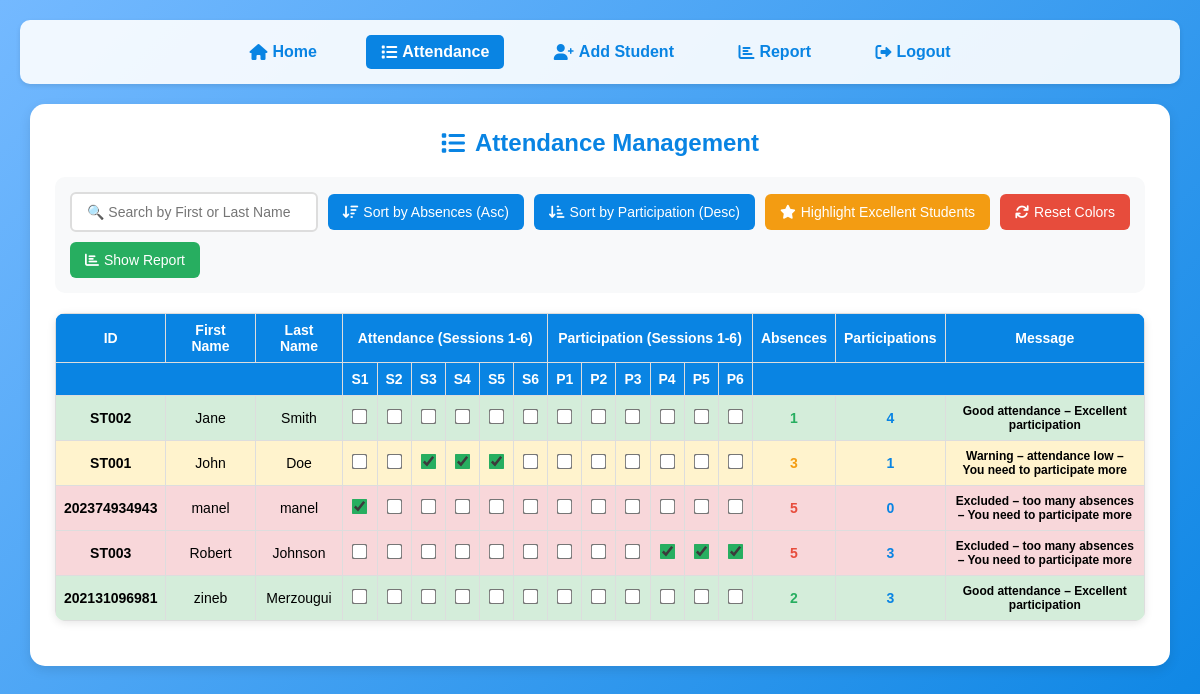
Screenshot of /attendance.php with the database file from the repository.
### tables this page shows
CREATE TABLE `students` (
  `id` int(11) NOT NULL,
  `matricule` varchar(20) NOT NULL,
  `firstname` varchar(50) NOT NULL,
  `lastname` varchar(50) NOT NULL,
  `course` varchar(100) NOT NULL,
  `email` varchar(100) DEFAULT NULL,
  `phone` varchar(20) DEFAULT NULL,
  `created_at` timestamp NOT NULL DEFAULT current_timestamp(),
  `status` enum('active','inactive') DEFAULT 'active'
);

### attendance.php (the view, shortened to what this page needs)
<?php
include 'config.php';
try {
    $students = $db->query("
        SELECT s.*,
               GROUP_CONCAT(CASE WHEN ar.session_id = 1 THEN ar.status ELSE NULL END) as a1,
               GROUP_CONCAT(CASE WHEN ar.session_id = 2 THEN ar.status ELSE NULL END) as a2,
               GROUP_CONCAT(CASE WHEN ar.session_id = 3 THEN ar.status ELSE NULL END) as a3,
               GROUP_CONCAT(CASE WHEN ar.session_id = 4 THEN ar.status ELSE NULL END) as a4,
               GROUP_CONCAT(CASE WHEN ar.session_id = 5 THEN ar.status ELSE NULL END) as a5,
               GROUP_CONCAT(CASE WHEN ar.session_id = 6 THEN ar.status ELSE NULL END) as a6,
               GROUP_CONCAT(CASE WHEN pr.session_id = 1 THEN pr.status ELSE NULL END) as p1,
               GROUP_CONCAT(CASE WHEN pr.session_id = 2 THEN pr.status ELSE NULL END) as p2,
               GROUP_CONCAT(CASE WHEN pr.session_id = 3 THEN pr.status ELSE NULL END) as p3,
               GROUP_CONCAT(CASE WHEN pr.session_id = 4 THEN pr.status ELSE NULL END) as p4,
               GROUP_CONCAT(CASE WHEN pr.session_id = 5 THEN pr.status ELSE NULL END) as p5,
               GROUP_CONCAT(CASE WHEN pr.session_id = 6 THEN pr.status ELSE NULL END) as p6
        FROM students s
        LEFT JOIN attendance_records ar ON s.id = ar.student_id
        LEFT JOIN participation_records pr ON s.id = pr.student_id
        GROUP BY s.id
        ORDER BY s.firstname, s.lastname
    ")->fetchAll(PDO::FETCH_ASSOC);
} catch (Exception $e) {
    $students = [];
}
?>
<!DOCTYPE html>
<html lang="en">
<head>
<link rel="stylesheet" href="https://cdnjs.cloudflare.com/ajax/libs/font-awesome/6.0.0/css/all.min.css">
</head>
<body>
<nav class="navbar">
    <a href="index.php"><i class="fas fa-home"></i> Home</a>
    <a href="attendance.php" class="active"><i class="fas fa-list"></i> Attendance</a>
    <a href="add-student.php"><i class="fas fa-user-plus"></i> Add Student</a>
    <a href="reports.php"><i class="fas fa-chart-bar"></i> Report</a>
    <a href="logout.php"><i class="fas fa-sign-out-alt"></i> Logout</a>
</nav>
<div class="container">
    <h2><i class="fas fa-list"></i> Attendance Management</h2>
    <div class="controls">
        <input type="text" class="search-box" id="searchInput" placeholder="🔍 Search by First or Last Name">
        <button class="btn" id="sortAbsencesBtn"><i class="fas fa-sort-amount-down"></i> Sort by Absences (Asc)</button>
        <button class="btn" id="sortParticipationBtn"><i class="fas fa-sort-amount-down-alt"></i> Sort by Participation (Desc)</button>
        <button class="btn highlight" id="highlightBtn"><i class="fas fa-star"></i> Highlight Excellent Students</button>
        <button class="btn reset" id="resetBtn"><i class="fas fa-sync"></i> Reset Colors</button>
        <button class="btn report" id="showReportBtn"><i class="fas fa-chart-bar"></i> Show Report</button>
    </div>
    <div class="table-container">
        <table id="attendanceTable">
            <thead>
                <tr>
                    <th>ID</th>
                    <th>First Name</th>
                    <th>Last Name</th>
                    <th colspan="6">Attendance (Sessions 1-6)</th>
                    <th colspan="6">Participation (Sessions 1-6)</th>
                    <th>Absences</th>
                    <th>Participations</th>
                    <th>Message</th>
                </tr>
                <tr style="background: #2c3e50;">
                    <th colspan="3"></th>
                    <th>S1</th><th>S2</th><th>S3</th><th>S4</th><th>S5</th><th>S6</th>
                    <th>P1</th><th>P2</th><th>P3</th><th>P4</th><th>P5</th><th>P6</th>
                    <th colspan="3"></th>
                </tr>
            </thead>
            <tbody>
                <?php if (count($students) === 0): ?>
                    <tr>
                        <td colspan="17" style="text-align: center; padding: 40px; color: #7f8c8d;">
                            <i class="fas fa-users" style="font-size: 3em; margin-bottom: 10px; display: block;"></i>
                            No students found. <a href="add-student.php" style="color: #0984e3;">Add some students</a> to get started.
                        </td>
                    </tr>
                <?php else: ?>
                    <?php foreach ($students as $index => $student):
                        $attendance = [
                            $student['a1'] ?? '0',
                            $student['a2'] ?? '0',
                            $student['a3'] ?? '0',
                            $student['a4'] ?? '0',
                            $student['a5'] ?? '0',
                            $student['a6'] ?? '0'
                        ];
                        $participation = [
                            $student['p1'] ?? '0',
                            $student['p2'] ?? '0',
                            $student['p3'] ?? '0',
                            $student['p4'] ?? '0',
                            $student['p5'] ?? '0',
                            $student['p6'] ?? '0'
                        ];
                        $absences = array_sum(array_map(function($a) { return $a === '0' ? 1 : 0; }, $attendance));
                        $participations = array_sum($participation);
                        $msg = "";
                        $rowClass = "";
                        if ($absences < 3) {
                            $msg = "Good attendance – Excellent participation";
                            $rowClass = "green";
                        } else if ($absences < 5) {
                            $msg = "Warning – attendance low – You need to participate more";
                            $rowClass = "yellow";
                        } else {
                            $msg = "Excluded – too many absences – You need to participate more";
                            $rowClass = "red";
                        }
                    ?>
                    <tr class="<?php echo $rowClass; ?>" data-id="<?php echo $student['id']; ?>" data-index="<?php echo $index; ?>">
                        <td style="font-weight: 600;"><?php echo $student['matricule']; ?></td>
                        <td><?php echo htmlspecialchars($student['firstname']); ?></td>
                        <td><?php echo htmlspecialchars($student['lastname']); ?></td>
                        <?php foreach ($attendance as $i => $a): ?>
                        <td><input type="checkbox" class="attendCheck" data-index="<?php echo $i; ?>"
                                   data-student-id="<?php echo $student['id']; ?>"
                                   <?php echo $a === '1' ? 'checked' : ''; ?>></td>
                        <?php endforeach; ?>
                        <?php foreach ($participation as $i => $p): ?>
                        <td><input type="checkbox" class="partCheck" data-index="<?php echo $i; ?>"
                                   data-student-id="<?php echo $student['id']; ?>"
                                   <?php echo $p === '1' ? 'checked' : ''; ?>></td>
                        <?php endforeach; ?>
                        <td style="font-weight: 700; color: <?php echo $absences > 4 ? '#e74c3c' : ($absences > 2 ? '#f39c12' : '#27ae60'); ?>">
                            <?php echo $absences; ?>
                        </td>
                        <td style="font-weight: 700; color: #0984e3;"><?php echo $participations; ?></td>
                        <td class="message-cell"><?php echo $msg; ?></td>
                    </tr>
                    <?php endforeach; ?>
                <?php endif; ?>
            </tbody>
        </table>
    </div>
</div>
</body>
</html>

### attendance.php (style rules this page uses)
* { margin: 0; padding: 0; box-sizing: border-box; }
body { font-family: Arial, sans-serif; background: linear-gradient(135deg, #74b9ff, #0984e3); margin: 0; padding: 0; min-height: 100vh; }
.navbar { background: rgba(255,255,255,0.9); padding: 15px; margin: 20px; border-radius: 10px; text-align: center; box-shadow: 0 2px 5px rgba(0,0,0,0.1); }
.navbar a { margin: 0 15px; text-decoration: none; color: #0984e3; font-weight: bold; padding: 8px 15px; border-radius: 5px; transition: all 0.3s ease; display: inline-flex; align-items: center; gap: 5px; }
.navbar a.active { background: #0984e3; color: white; }
.container { width: 95%; max-width: 1200px; margin: 20px auto; padding: 25px; background: white; border-radius: 15px; box-shadow: 0 4px 12px rgba(0,0,0,0.1); }
h2 { text-align: center; color: #0984e3; margin-bottom: 20px; display: flex; align-items: center; justify-content: center; gap: 10px; }
.controls { display: flex; flex-wrap: wrap; gap: 10px; margin: 20px 0; align-items: center; background: #f8f9fa; padding: 15px; border-radius: 10px; }
.search-box { flex: 1; min-width: 200px; padding: 10px 15px; border: 2px solid #ddd; border-radius: 6px; font-size: 14px; }
.btn { background: #0984e3; color: white; border: none; padding: 10px 15px; border-radius: 6px; cursor: pointer; font-size: 14px; transition: all 0.3s ease; display: flex; align-items: center; gap: 5px; }
.btn.highlight { background: #f39c12; }
.btn.reset { background: #e74c3c; }
.btn.report { background: #27ae60; }
.table-container { overflow-x: auto; margin: 20px 0; border-radius: 10px; box-shadow: 0 2px 8px rgba(0,0,0,0.1); }
table { width: 100%; border-collapse: collapse; font-size: 14px; min-width: 1000px; }
th, td { border: 1px solid #ddd; padding: 8px; text-align: center; }
th { background: #0984e3; color: white; font-weight: 600; position: sticky; top: 0; }
tr.green { background: #d4edda; }
tr.yellow { background: #fff3cd; }
tr.red { background: #f8d7da; }
input[type="checkbox"] { transform: scale(1.2); cursor: pointer; }
input[type="checkbox"]:checked { accent-color: #27ae60; }
.attendCheck:checked { accent-color: #27ae60; }
.partCheck:checked { accent-color: #3498db; }
.message-cell { font-size: 12px; font-weight: 600; max-width: 200px; }

### rows the page displays
students: matricule "ST002", firstname "Jane", lastname "Smith", absences "1", participations "4", msg "Good attendance – Excellent participation"
students: matricule "ST001", firstname "John", lastname "Doe", absences "3", participations "1", msg "Warning – attendance low – You need to participate more"
students: matricule "202374934943", firstname "manel", lastname "manel", absences "5", participations "0", msg "Excluded – too many absences – You need to participate more"
students: matricule "ST003", firstname "Robert", lastname "Johnson", absences "5", participations "3", msg "Excluded – too many absences – You need to participate more"
students: matricule "202131096981", firstname "zineb", lastname "Merzougui", absences "2", participations "3", msg "Good attendance – Excellent participation"
